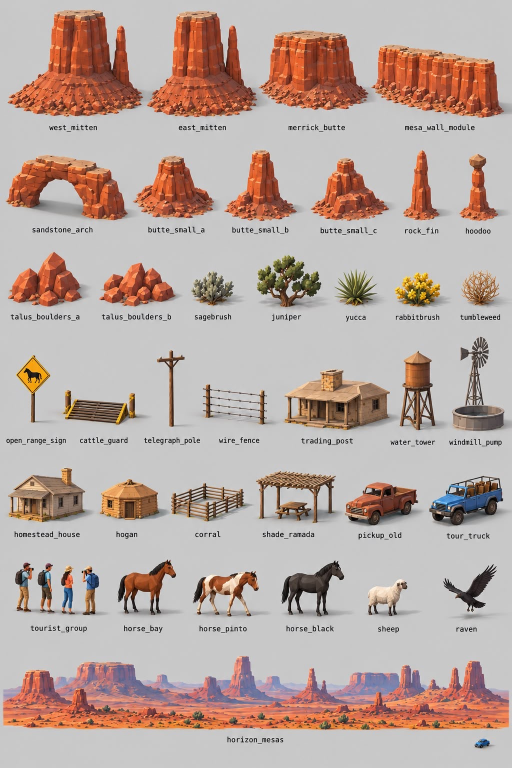
#> input picture docs/track_briefs/img/monument_plan/inventar_v02.jpg, 1024 x 1536 px, found by its file name (shown at 1/2 size)
$ python crop_transfagarasan_sheet.py
#> lines starting #> are read from the running program, lines starting #| are printed output that depends on the picture; after the words box and inside, x2 and y2 are one past the last pixel; in counts of white or black regions, pixels touching at a corner belong together
"""Decupari per piesa din planșa de inventar Transfagarasan (v0.2), marite 2x.

    python tools/blender/crop_transfagarasan_sheet.py

Citeste docs/track_briefs/img/transfagarasan_plan/inventar_v02.jpg si scrie
docs/track_briefs/img/transfagarasan_assets_v1/<nume>.png, plus montajul de
control _control.png (toate decuparile, cu nume).

Tiparul e crop_okinawa_sheet.py: benzile de rand si centrele etichetelor s-au
masurat pe planșa 1024 x 1536 (fundal gri ~196; etichetele = pixeli < 90 pe
benzi de <= 22 px), iar fiecare piesa primeste coloanele dintre mijloacele
etichetelor vecine. Pe ultimul rand creasta e mai lata decat celula ei, deci
acolo coloanele sunt date explicit. Decuparea se strange apoi pe pixelii care
difera de fundal. Ursul apare de doua ori (in patru labe, ridicat): doua
decupari, `brown_bear_walk` si `brown_bear_stand`.
"""
import os
from PIL import Image, ImageDraw
import numpy as np

HERE = os.path.dirname(os.path.abspath(__file__))
ROOT = os.path.dirname(os.path.dirname(HERE))
SRC = os.path.join(ROOT, "docs", "track_briefs", "img", "transfagarasan_plan", "inventar_v02.jpg")
OUT = os.path.join(ROOT, "docs", "track_briefs", "img", "transfagarasan_assets_v1")
BG = 196
DIFF = 40

# Rand: (y_sus, y_jos fara eticheta), apoi (nume, centrul etichetei pe x).
ROWS = [
    ((8, 186), [("vidraru_dam", 121), ("prometheus_statue", 307), ("poenari_ruin", 503),
                ("tunnel_portal_balea", 708), ("cabana_balea_lac", 911)]),
    ((222, 366), [("cabana_balea_cascada", 113), ("brown_bear_walk", 316), ("brown_bear_stand", 503),
                  ("sheep", 705), ("sheepdog", 912)]),
    ((400, 541), [("snow_wall", 103), ("retaining_wall_straight", 310), ("retaining_wall_curve", 518),
                  ("rock_tunnel_portal", 735), ("snow_pole", 928)]),
    ((570, 738), [("road_works", 112), ("level_crossing", 325), ("bear_warning_sign", 516),
                  ("stana", 708), ("arges_house_a", 919)]),
    ((772, 916), [("arges_house_b", 112), ("souvenir_stall", 317), ("parked_car_a", 520),
                  ("parked_car_b", 726), ("motorbike", 919)]),
    ((938, 1109), [("ro_train", 135), ("cable_cabin_large", 347), ("schist_outcrop_a", 528),
                   ("schist_outcrop_b", 723), ("schist_outcrop_c", 918)]),
    ((1135, 1302), [("scree_cone", 113), ("jneapan_a", 315), ("jneapan_b", 513),
                    ("beech_tree_a", 712), ("beech_tree_b", 918)]),
]
# Granite mutate de la mijlocul dintre etichete, unde desenul vecin trece de el
# (barajul, portalul de stanca, trenul, grohotisul): (rand, piesa) -> x stanga.
CUTS = {(0, 1): 228, (2, 4): 862, (3, 3): 600, (5, 1): 264, (6, 1): 232}
# Ultimul rand, coloane explicite (x0, x1): creasta (330-620) e mai lata decat celula.
LAST_Y = (1355, 1474)
LAST = [("bujor_de_munte", 10, 175), ("afin", 175, 318), ("fagaras_ridge", 318, 622),
        ("cloud_sea", 622, 820), ("fagaras_plain", 820, 1014)]


def tighten(arr, x0, x1, y0, y1):
    sub = np.abs(arr[y0:y1, x0:x1] - BG).sum(axis=2) > DIFF
    ys, xs = np.nonzero(sub)
    if len(xs) == 0:
        return (x0, y0, x1, y1)
    return (x0 + xs.min() - 4, y0 + ys.min() - 4, x0 + xs.max() + 5, y0 + ys.max() + 5)


def main():
    im = Image.open(SRC).convert("RGB")
#> im is the input picture: PIL image 1024x1536 RGB; mean R, G, B 185.9, 168.4, 161.8
    arr = np.asarray(im).astype(int)
    W = im.size[0]
#> W = 1024
    os.makedirs(OUT, exist_ok=True)
    crops = []
    for r, ((y0, y1), pieces) in enumerate(ROWS):
        centers = [c for _, c in pieces]
        for i, (name, c) in enumerate(pieces):
            x0 = 0 if i == 0 else CUTS.get((r, i), (centers[i - 1] + c) // 2)
            x1 = W if i == len(pieces) - 1 else CUTS.get((r, i + 1), (c + centers[i + 1]) // 2)
            crops.append((name, tighten(arr, x0, x1, y0, y1)))
#> this loop made 7 passes
#> centers on passes 2 to 7: [113, 316, 503, 705, 912], [103, 310, 518, 735, 928], [112, 325, 516, 708, 919], [112, 317, 520, 726, 919], [135, 347, 528, 723, 918], [113, 315, 513, 712, 918]
#> pass 1, in tighten, `sub = np.abs(arr[y0:y1, x0:x1] - BG).sum(axis=2) > DIFF`:
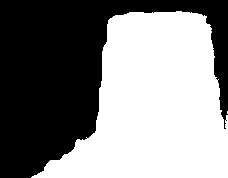
#> sub: shape (178, 228) bool; 52.3% white; 1 black region, box (x1, y1, x2, y2) and area: (0, 0, 228, 178) 19356
#> pass 1, in tighten (call 4), `sub = np.abs(arr[y0:y1, x0:x1] - BG).sum(axis=2) > DIFF`:
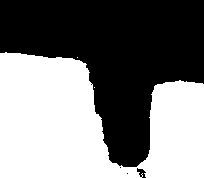
#> sub: shape (178, 204) bool; 48.6% white; 3 white regions (2 under 20 px), largest, box (x1, y1, x2, y2) and area: (0, 52, 204, 178) 17662
#> after the loop, crops = 35 items
    for name, x0, x1 in LAST:
        crops.append((name, tighten(arr, x0, x1, LAST_Y[0], LAST_Y[1])))
#> this loop made 5 passes
#> (name, x0, x1) on passes 1 to 5: ('bujor_de_munte', 10, 175), ('afin', 175, 318), ('fagaras_ridge', 318, 622), ('cloud_sea', 622, 820), ('fagaras_plain', 820, 1014)
#> pass 1, in tighten (call 36), `sub = np.abs(arr[y0:y1, x0:x1] - BG).sum(axis=2) > DIFF`:
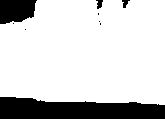
#> sub: shape (119, 165) bool; 81.2% white; 9 black regions (5 under 20 px), largest, box (x1, y1, x2, y2) and area: (0, 97, 165, 119) 2882, (0, 0, 37, 24) 735, (96, 0, 103, 9) 41, (122, 0, 130, 8) 36
#> after the loop, crops = 40 items

    tiles = []
    for name, box in crops:
        c = im.crop(box)
        c = c.resize((c.size[0] * 2, c.size[1] * 2), Image.LANCZOS)
        c.save(os.path.join(OUT, name + ".png"))
        tiles.append((name, c))
        print("%-26s %s" % (name, box))
#> this loop made 40 passes
#> (name, box) on passes 1 to 12: ('vidraru_dam', (27, 15, 232, 190)), ('prometheus_statue', (224, 17, 409, 190)), ('poenari_ruin', (401, 18, 609, 190)), ('tunnel_portal_balea', (601, 56, 813, 190)), ('cabana_balea_lac', (805, 88, 1000, 190)), ('cabana_balea_cascada', (19, 218, 218, 370)), ('brown_bear_walk', (210, 218, 413, 370)), ('brown_bear_stand', (405, 218, 607, 370)), ('sheep', (600, 244, 733, 370)), ('sheepdog', (805, 218, 1028, 370)), ('snow_wall', (7, 396, 210, 545)), ('retaining_wall_straight', (202, 396, 418, 545))
#| vidraru_dam                (27, 15, 232, 190)
#| prometheus_statue          (224, 17, 409, 190)
#| poenari_ruin               (401, 18, 609, 190)
#| tunnel_portal_balea        (601, 56, 813, 190)
#| cabana_balea_lac           (805, 88, 1000, 190)
#| cabana_balea_cascada       (19, 218, 218, 370)
#| brown_bear_walk            (210, 218, 413, 370)
#| brown_bear_stand           (405, 218, 607, 370)
#> (further printed lines are left out)
#> pass 1, in main, `c = c.resize((c.size[0] * 2, c.size[1] * 2), Image.LANCZOS)`:
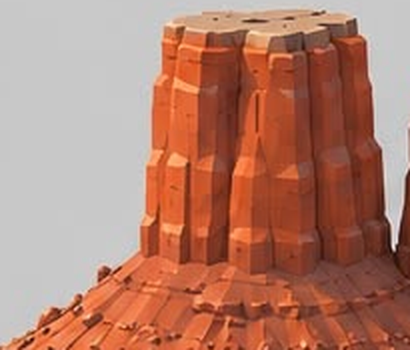
#> c: PIL image 410x350 RGB; mean R, G, B 179.6, 127.5, 110.1
#> after the loop:
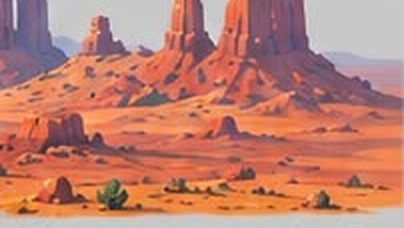
#> c: PIL image 404x228 RGB; mean R, G, B 190.6, 127.2, 112.4
#> after the loop, tiles = 40 items

    # Montajul de control: 6 pe rand, fiecare redus in celula.
    cell_w, cell_h = 220, 200
    cols = 6
    rows = (len(tiles) + cols - 1) // cols
#> rows = 7
    sheet = Image.new("RGB", (cols * cell_w, rows * cell_h), (BG, BG, BG))
#> sheet: PIL image 1320x1400 RGB; every value is 196
    dr = ImageDraw.Draw(sheet)
    for i, (name, c) in enumerate(tiles):
        t = c.copy()
        t.thumbnail((cell_w - 10, cell_h - 30))
        x, y = (i % cols) * cell_w, (i // cols) * cell_h
        sheet.paste(t, (x + (cell_w - t.size[0]) // 2, y + 4))
        dr.text((x + 6, y + cell_h - 22), name, fill=(20, 20, 20))
#> this loop made 40 passes
#> (name, x, y) on passes 1 to 12: ('vidraru_dam', 0, 0), ('prometheus_statue', 220, 0), ('poenari_ruin', 440, 0), ('tunnel_portal_balea', 660, 0), ('cabana_balea_lac', 880, 0), ('cabana_balea_cascada', 1100, 0), ('brown_bear_walk', 0, 200), ('brown_bear_stand', 220, 200), ('sheep', 440, 200), ('sheepdog', 660, 200), ('snow_wall', 880, 200), ('retaining_wall_straight', 1100, 200)
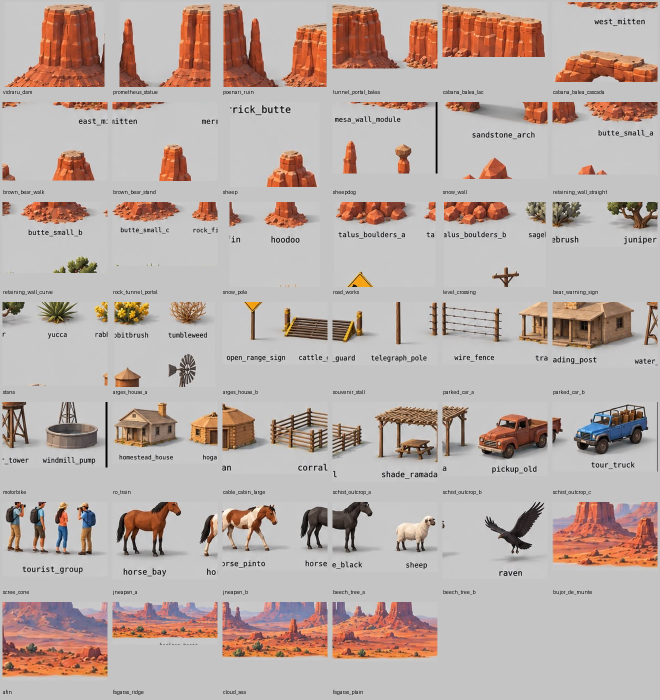
#> sheet: PIL image 1320x1400 RGB (shown at 1/2 size); mean R, G, B 186.3, 172.8, 167.7
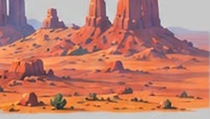
#> t: PIL image 210x119 RGB; mean R, G, B 190.6, 127.2, 112.4
    sheet.save(os.path.join(OUT, "_control.png"))
    print("decupari:", len(tiles))
#| decupari: 40


if __name__ == "__main__":
    main()
